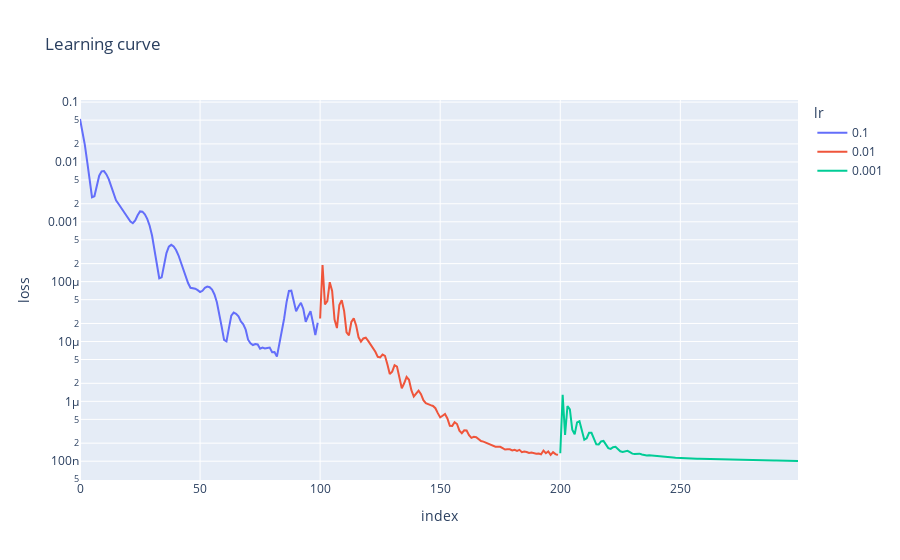

Notebook code for this chart:
### Code cell
t1 = (floor + ceil) / 2
t1.requires_grad_()

learning_curve = []

for lr in [1e-1, 1e-2, 1e-3]:
    optimizer = torch.optim.Adam([t1], lr=lr)
    for i in range(100):
        optimizer.zero_grad()
        l = loss(t1)
        l.backward()
        optimizer.step()
        learning_curve.append((lr, i, l.item()))
px.line(
    pd.DataFrame(learning_curve, columns=["lr", "iteration", "loss"]),
    y="loss",
    log_y=True,
    color="lr",
    title="Learning curve",
)
